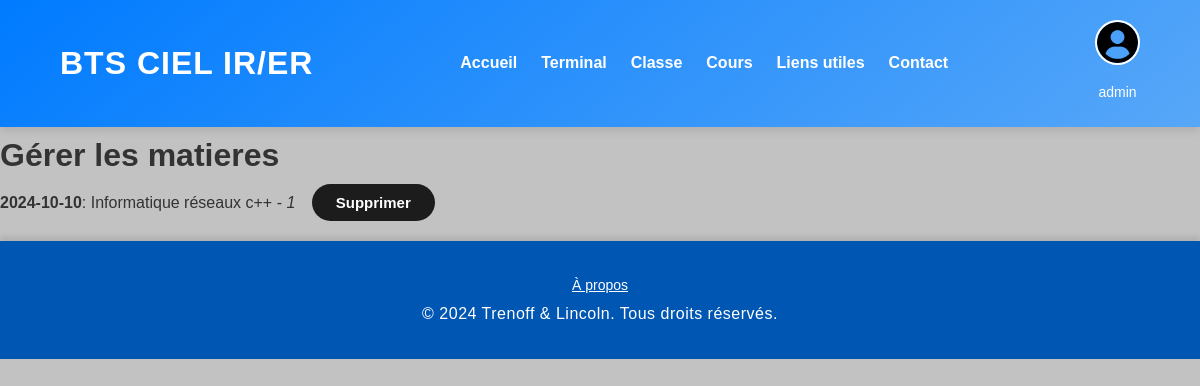
Before: /admin/all_lessons (signed in) with the older database file.
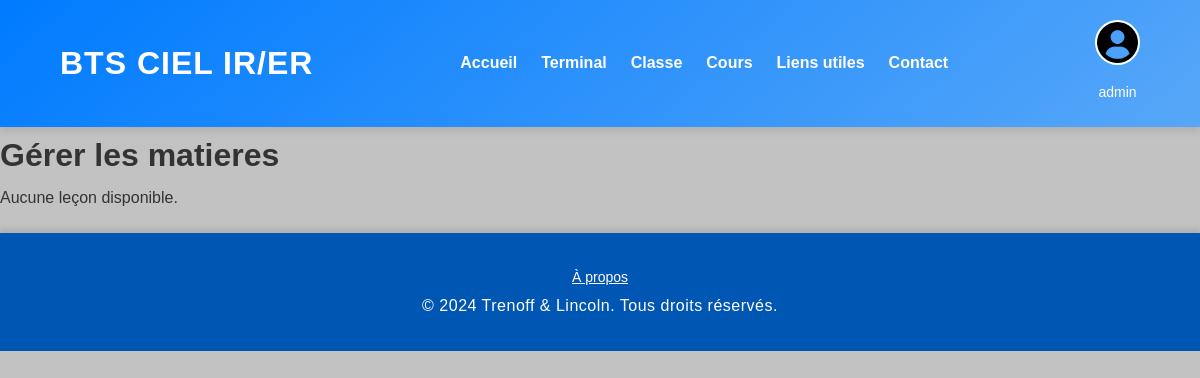
After: the same page with the newer database file.
### pyfile/config/model.py (models this page shows, shortened)
class Matiere(db.Model):
    __bind_key__ = 'bts'
    id = db.Column(db.Integer, primary_key=True)
    date = db.Column(db.Date, nullable=False)
    id_classe = db.Column(db.Integer, db.ForeignKey('classe.id'), nullable=False)
    nomMatiere = db.Column(db.String(255), nullable=False)
    mainChemin = db.Column(db.String(200), nullable=False)

### admin.py (the view)
@administrator.route('/admin/all_lessons')
def all_lessons():
    matiere = Matiere.query.all()
    return render_template('./learning/all_lessons.html', matieres=matiere)

### app.py (called while the page is built)
@app.context_processor
def inject_user():
    user = session.get('username')  # Récupère l'utilisateur depuis la session
    return dict(user=user)

@app.context_processor
def inject_functions():
    return dict(what_day_month=what_day_month)

### templates/learning/all_lessons.html
{% extends "base.html" %}
{% block content %}
<h1>Gérer les matieres</h1>
<ul>
    {% if matieres %}
        {% for matiere in matieres %}
            <li>
                <strong>{{ matiere.date }}</strong>: {{ matiere.nomMatiere }} - <em> {{matiere.id}} </em>
                <form action="{{ url_for('admin.delete_matiere', id=matiere.id) }}" method="post" style="display:inline;">
                    <button type="submit" onclick="return confirm('Êtes-vous sûr de vouloir supprimer cette leçon ?');">Supprimer</button>
                </form>
            </li>
        {% endfor %}
    {% else %}
        <li>Aucune leçon disponible.</li>
    {% endif %}
</ul>
{% endblock %}

Changed rows visible on the page:
removed Matiere: date "2024-10-10", nomMatiere "Informatique réseaux c++", id "1"
Other visible differences:
text now shown: "Aucune leçon disponible."
